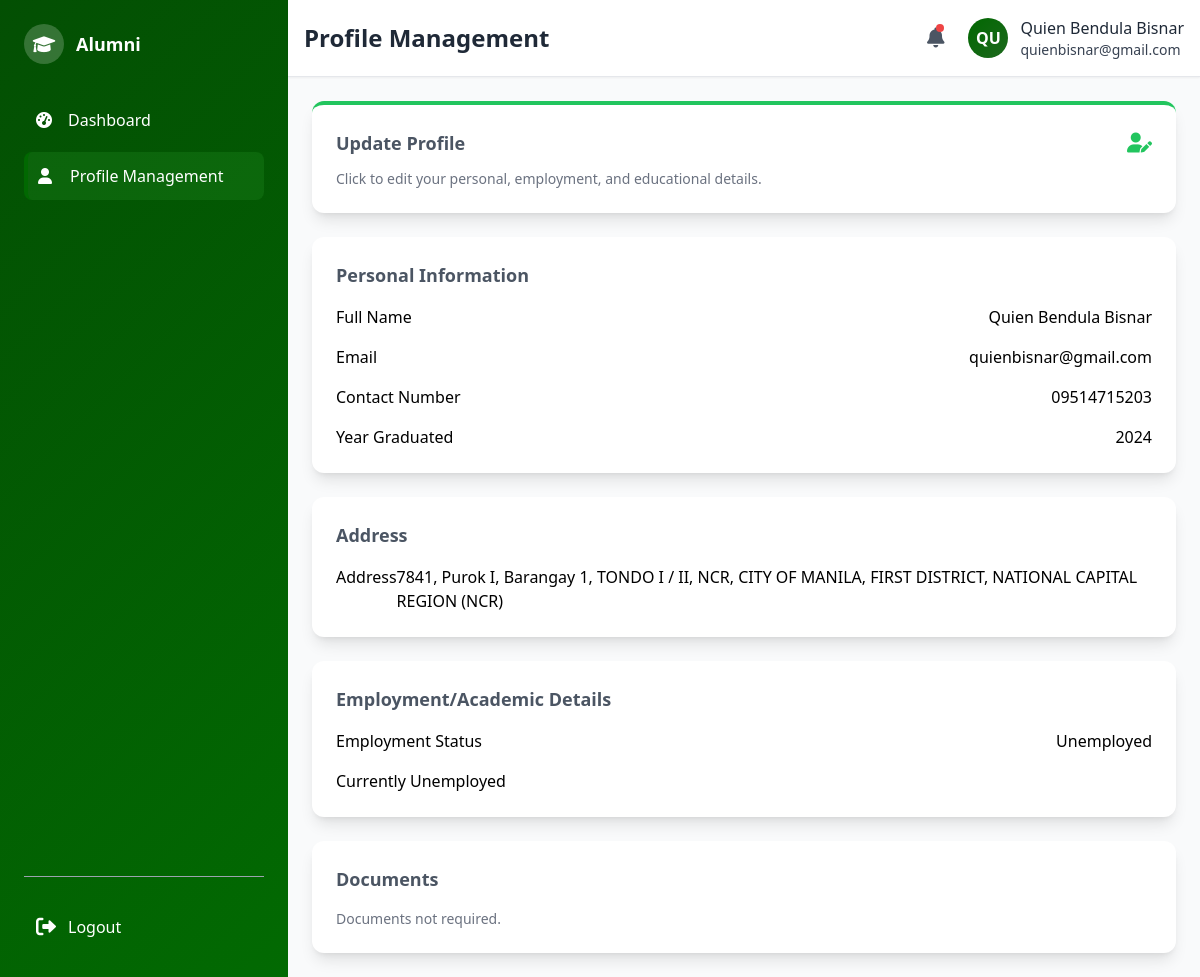
/alumni/alumni_profile.php (signed in), run on the app's committed database.
### tables this page shows
CREATE TABLE `users` (
  `user_id` int(11) NOT NULL,
  `email` varchar(100) NOT NULL,
  `password` varchar(200) NOT NULL,
  `role` enum('admin','alumni') NOT NULL,
  `name` varchar(150) NOT NULL,
  `created_at` timestamp NOT NULL DEFAULT current_timestamp()
);

CREATE TABLE `alumni_profile` (
  `user_id` int(11) NOT NULL,
  `address_id` int(11) DEFAULT NULL,
  `first_name` varchar(100) NOT NULL,
  `middle_name` varchar(100) DEFAULT NULL,
  `last_name` varchar(100) NOT NULL,
  `contact_number` varchar(20) NOT NULL,
  `year_graduated` year(4) DEFAULT NULL,
  `employment_status` enum('Employed','Self-Employed','Unemployed','Student','Employed & Student') DEFAULT NULL,
  `photo_path` varchar(255) DEFAULT NULL,
  `last_profile_update` timestamp NULL DEFAULT NULL
);

### alumni/alumni_format.php (the view, shortened to what this page needs)
<?php
include("../connect.php");
$user_id = $_SESSION["user_id"];
$stmt = $conn->prepare("
    SELECT ap.first_name, ap.middle_name, ap.last_name, u.email
    FROM alumni_profile AS ap
    LEFT JOIN users AS u ON ap.user_id = u.user_id
    WHERE ap.user_id = ?
");
$stmt->bind_param("i", $user_id);
$stmt->execute();
$result = $stmt->get_result();
$profile = $result->fetch_assoc() ?: [];
$full_name = 'Alumni';
if (!empty($profile)) {
    $full_name = trim(
        ($profile['first_name'] ?? '') . ' ' .
        ($profile['middle_name'] ?? '') . ' ' .
        ($profile['last_name'] ?? '')
    );
}
$page_title = $page_title ?? "Alumni Page";
?>
<!DOCTYPE html>
<html lang="en">
<head>
    <script src="https://cdn.tailwindcss.com"></script>
    <link href="https://cdnjs.cloudflare.com/ajax/libs/font-awesome/6.0.0/css/all.min.css" rel="stylesheet">
    <link rel="stylesheet" href="alumni_format.css">
</head>
<body class="bg-gray-50 min-h-screen flex">
    <div class="w-72 gradient-bg text-white flex-shrink-0 flex flex-col h-screen justify-between">
        <div class="p-6">
            <div class="flex items-center space-x-3 mb-8">
                <div class="w-10 h-10 rounded-full bg-white bg-opacity-20 flex items-center justify-center">
                    <i class="fas fa-graduation-cap text-lg" aria-hidden="true"></i>
                </div>
                <h2 class="font-bold text-lg">Alumni</h2>
            </div>
            <nav class="space-y-2">
                <a href="alumni_dashboard.php" class="sidebar-item <?php echo ($active_page ?? '') === 'dashboard' ? 'active' : ''; ?> flex items-center space-x-3 p-3 rounded-lg">
                    <i class="fas fa-tachometer-alt w-5" aria-hidden="true"></i>
                    <span>Dashboard</span>
                </a>
                <a href="alumni_profile.php" class="sidebar-item <?php echo ($active_page ?? '') === 'profile' ? 'active' : ''; ?> flex items-center space-x-3 p-3 rounded-lg">
                    <i class="fas fa-user w-5" aria-hidden="true"></i>
                    <span>Profile Management</span>
                </a>
            </nav>
        </div>
            <div class="p-6">
                <hr class="border-gray-400 my-6">
                <a href="../login/logout.php" class="flex items-center space-x-3 text-white-300 hover:text-red-500 p-3 rounded-lg">
                    <i class="fas fa-sign-out-alt text-xl" aria-hidden="true"></i>
                    <span>Logout</span>
                </a>
            </div>
    </div>
    <div class="flex-1 flex flex-col">
        <header class="bg-white shadow-sm border-b p-4">
            <div class="flex items-center justify-between">
                <h1 class="text-2xl font-bold text-gray-800"><?php echo htmlspecialchars($page_title); ?></h1>
                <div class="flex items-center space-x-6">
                    <div class="relative">
                        <button id="notificationBtn" class="relative text-gray-600 hover:text-blue-600 flex items-center">
                            <i class="fas fa-bell text-xl"></i>
                            <span class="absolute top-0 right-0 w-2 h-2 bg-red-500 rounded-full"></span>
                        </button>
                    </div>
                    <div class="flex items-center space-x-3">
                        <div class="profile-avatar w-10 h-10 rounded-full flex items-center justify-center text-white font-bold">
                            <?php
                            $stmt = $conn->prepare("SELECT name, email FROM users WHERE user_id = ?");
                            $stmt->bind_param("i", $user_id);
                            $stmt->execute();
                            $result = $stmt->get_result();
                            $initials = 'AL';
                            $user_email = '';
                            if ($row = $result->fetch_assoc()) {
                                $initials = strtoupper(substr(trim($row['name'] ?: 'Alumni'), 0, 2));
                                $user_email = $row['email'];
                            }
                            echo htmlspecialchars($initials);
                            ?>
                        </div>
                        <div class="hidden md:block">
                            <p class="font-medium text-gray-800">
                                <?php echo htmlspecialchars($full_name); ?>
                            </p>
                            <p class="font-medium text-gray-700 text-sm">
                                <?php echo htmlspecialchars($user_email); ?>
                            </p>
                        </div>
                    </div>
                </div>
            </div>
        </header>
        <main class="flex-1 p-6 overflow-auto">
            <?php echo $page_content ?? ''; ?>
        </main>
    </div>
</body>
</html>

### alumni/alumni_format.css (style rules this page uses)
:root { --primary-green: #034f03; --forest-green: #026a02; --lime-green: #016801; --sea-green: #1d681d; --light-bg: #06690e; --dark-text: #1C1C1C; }
.gradient-bg { background: linear-gradient(135deg, var(--primary-green) 0%, var(--forest-green) 100%); }
.sidebar-item { transition: all 0.3s ease; color: #fff; padding-left: 14px; }
.sidebar-item.active { background: rgba(34, 139, 34, 0.3); border-left: 4px solid var(--lime-green); padding-left: 10px; }
.profile-avatar { background: linear-gradient(135deg, var(--lime-green) 0%, var(--sea-green) 100%); }

### alumni/alumni_format.php (style rules this page uses)
.hidden { display: none; }

### data on the page
users: name "QU", email "quienbisnar@gmail.com"
alumni_profile: full_name "Quien Bendula Bisnar"

### other printed values
$page_title "Profile Management"
$full_name "Quien Bendula Bisnar"
$profile['email'] "quienbisnar@gmail.com"
$profile['contact_number'] "09514715203"
$profile['year_graduated'] "2024"
$profile['employment_status'] "Unemployed"
